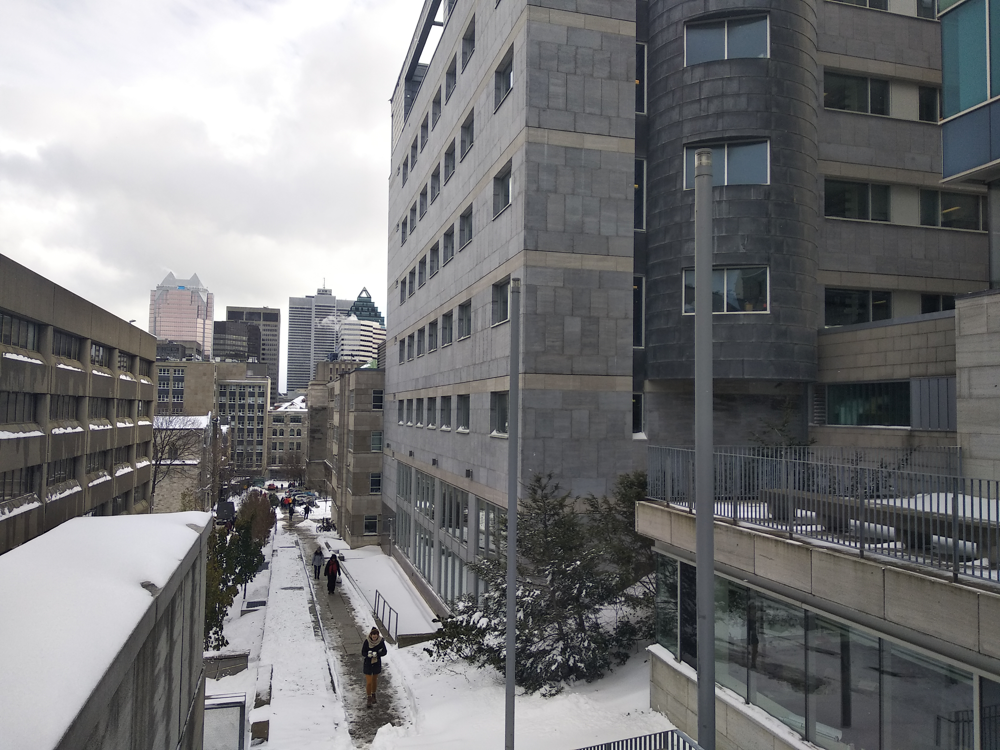
%> input picture Assignment3/codes-images/2.png, 1000 x 750 px
$ octave sample_script.m   (GNU Octave 9; MATLAB toolbox functions it lacks are replaced by stand-ins)
%> lines starting %> are read from the running program, lines starting %| are printed output that depends on the picture
rgb = imread('2.png');
%> rgb is the input picture: size 750x1000x3 uint8; mean R, G, B 120.4, 120.8, 122.3
img = single(rgb2gray(rgb));
theta = 45;
rgb2=imrotate(rgb,theta,'crop');
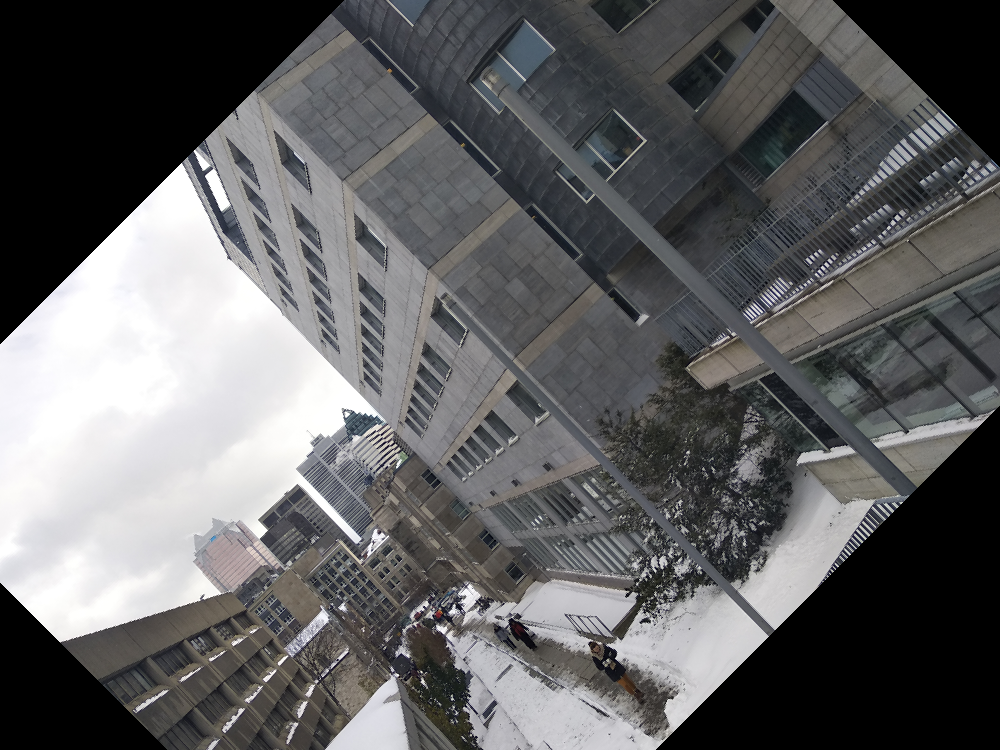
%> rgb2: size 750x1000x3 uint8; mean R, G, B 97.5, 97.6, 98.6
img2=imrotate(img,theta,'crop');

Rx=100;
Ry=100;
k=0;
Cx=floor(size(img,1)/2);
%> Cx = 375
Cy=floor(size(img,2)/2);
%> Cy = 500
Rimg=img(Cx-Rx:Cx+Rx,Cy-Ry:Cy+Ry,:);
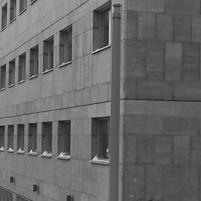
%> Rimg: size 201x201 single; min 17, max 211, mean 103.9
Rimg2=img2(Cx-Rx:Cx+Rx,Cy-Ry:Cy+Ry,:);
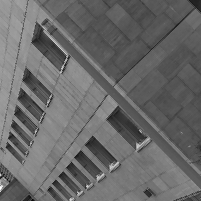
%> Rimg2: size 201x201 single; min 9, max 255, mean 105.1
Rrgb=rgb(Cx-Rx:Cx+Rx,Cy-Ry:Cy+Ry,:);
Rrgb2=rgb2(Cx-Rx:Cx+Rx,Cy-Ry:Cy+Ry,:);

figure(3)
%> (the run ends here)

$ run again, with Assignment3/codes-images/0.png copied over Assignment3/codes-images/2.png
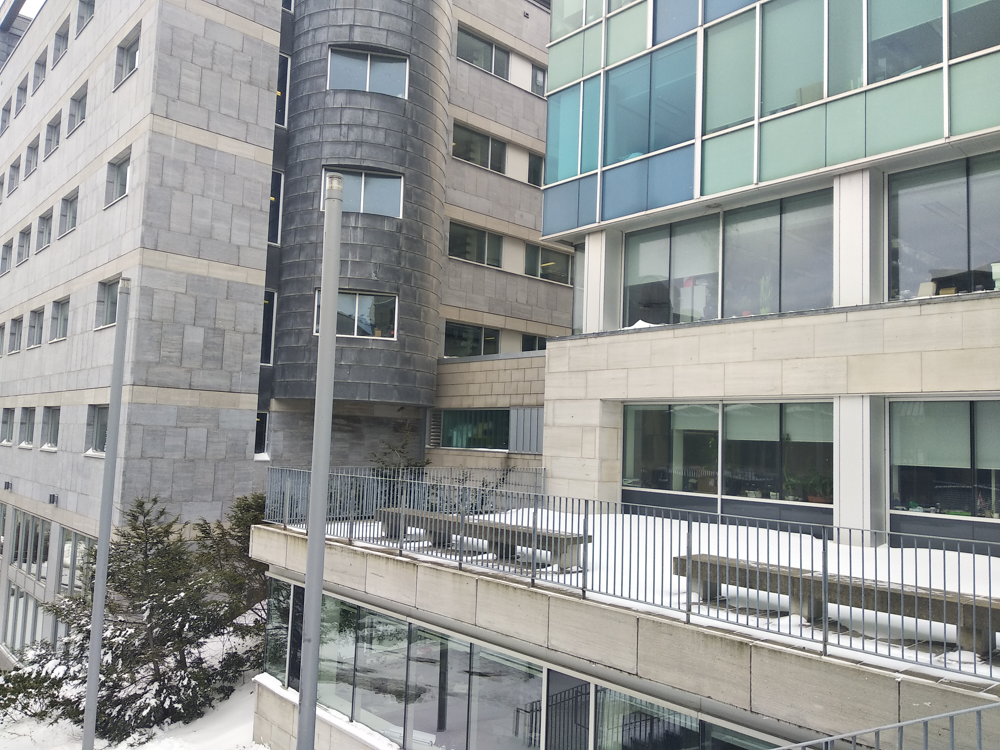
%> input picture Assignment3/codes-images/0.png, 1000 x 750 px
%> rgb is the input picture: size 750x1000x3 uint8; mean R, G, B 149.2, 152.4, 151.1
%> `Rimg=img(Cx-Rx:Cx+Rx,Cy-Ry:Cy+Ry,:);`:
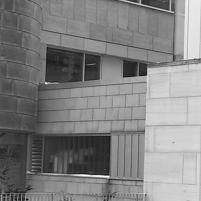
%> Rimg: size 201x201 single; min 5, max 254, mean 130
%> `Rimg2=img2(Cx-Rx:Cx+Rx,Cy-Ry:Cy+Ry,:);`:
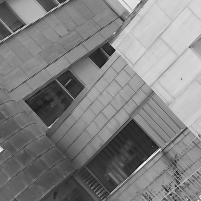
%> Rimg2: size 201x201 single; min 3, max 254, mean 129.9

$ run again, with Assignment3/codes-images/1.png copied over Assignment3/codes-images/2.png
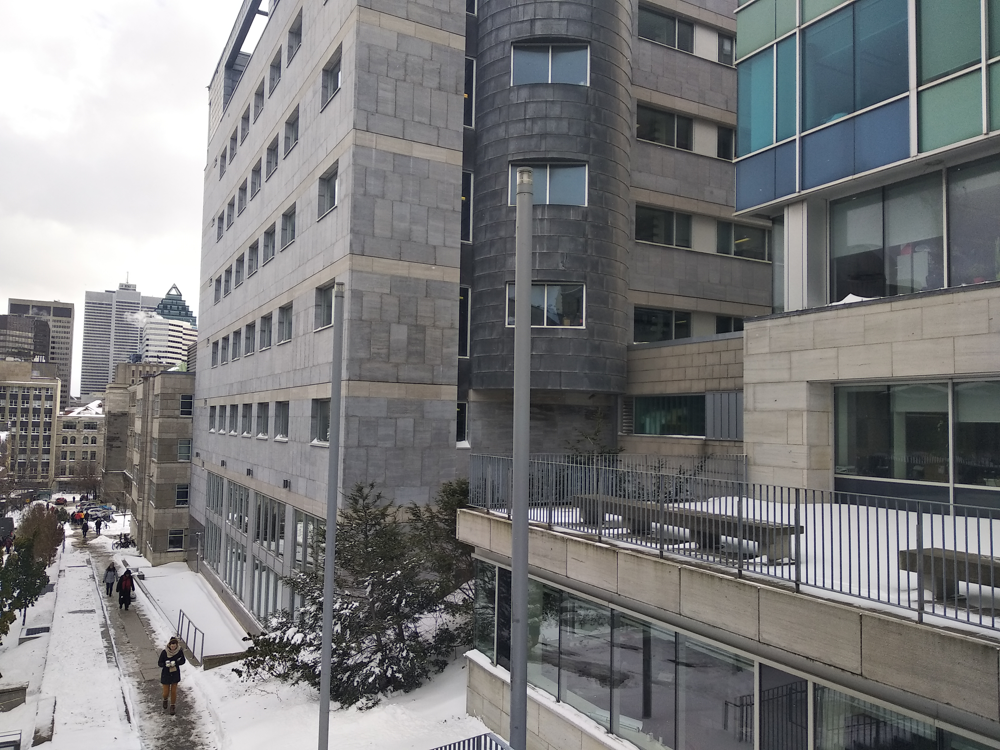
%> input picture Assignment3/codes-images/1.png, 1000 x 750 px
%> rgb is the input picture: size 750x1000x3 uint8; mean R, G, B 123.3, 123.6, 124.6
%> `Rimg=img(Cx-Rx:Cx+Rx,Cy-Ry:Cy+Ry,:);`:
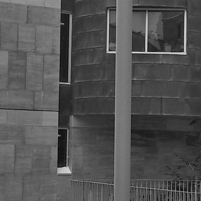
%> Rimg: size 201x201 single; min 8, max 217, mean 82.8
%> `Rimg2=img2(Cx-Rx:Cx+Rx,Cy-Ry:Cy+Ry,:);`:
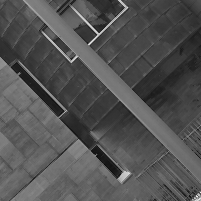
%> Rimg2: size 201x201 single; min 8, max 233, mean 82.4

$ run again, with Assignment3/codes-images/3.png copied over Assignment3/codes-images/2.png
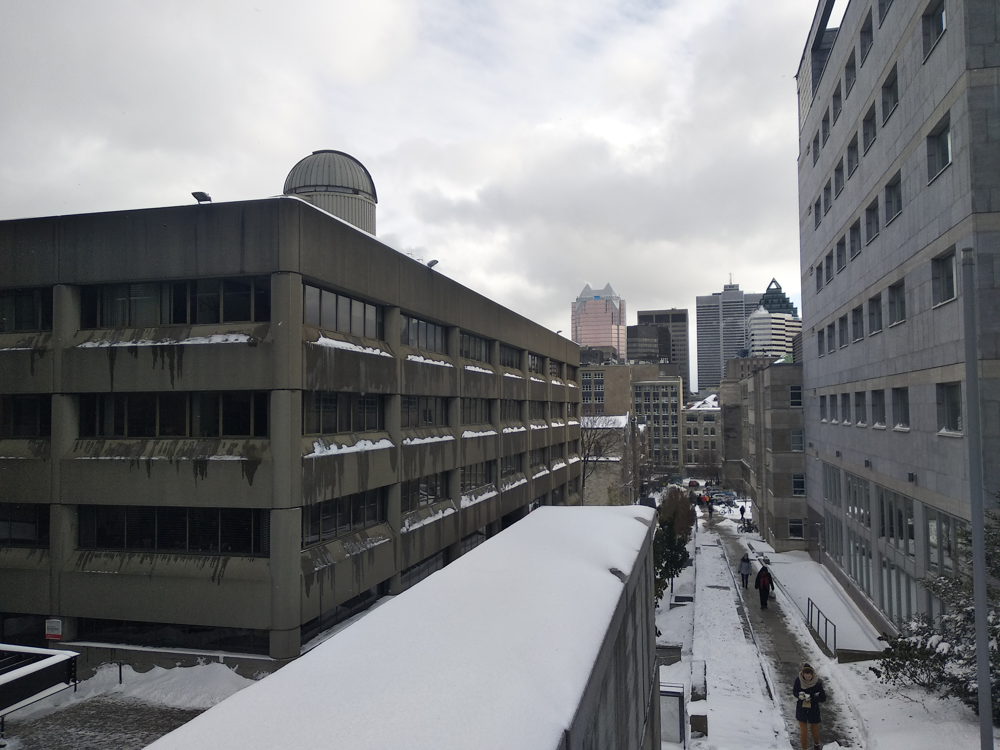
%> input picture Assignment3/codes-images/3.png, 1000 x 750 px
%> rgb is the input picture: size 750x1000x3 uint8; mean R, G, B 122.9, 124.4, 126.6
%> `Rimg=img(Cx-Rx:Cx+Rx,Cy-Ry:Cy+Ry,:);`:
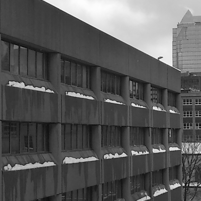
%> Rimg: size 201x201 single; min 11, max 254, mean 88.9
%> `Rimg2=img2(Cx-Rx:Cx+Rx,Cy-Ry:Cy+Ry,:);`:
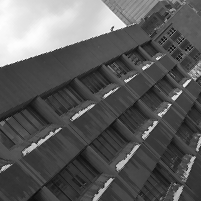
%> Rimg2: size 201x201 single; min 11, max 254, mean 91.9
